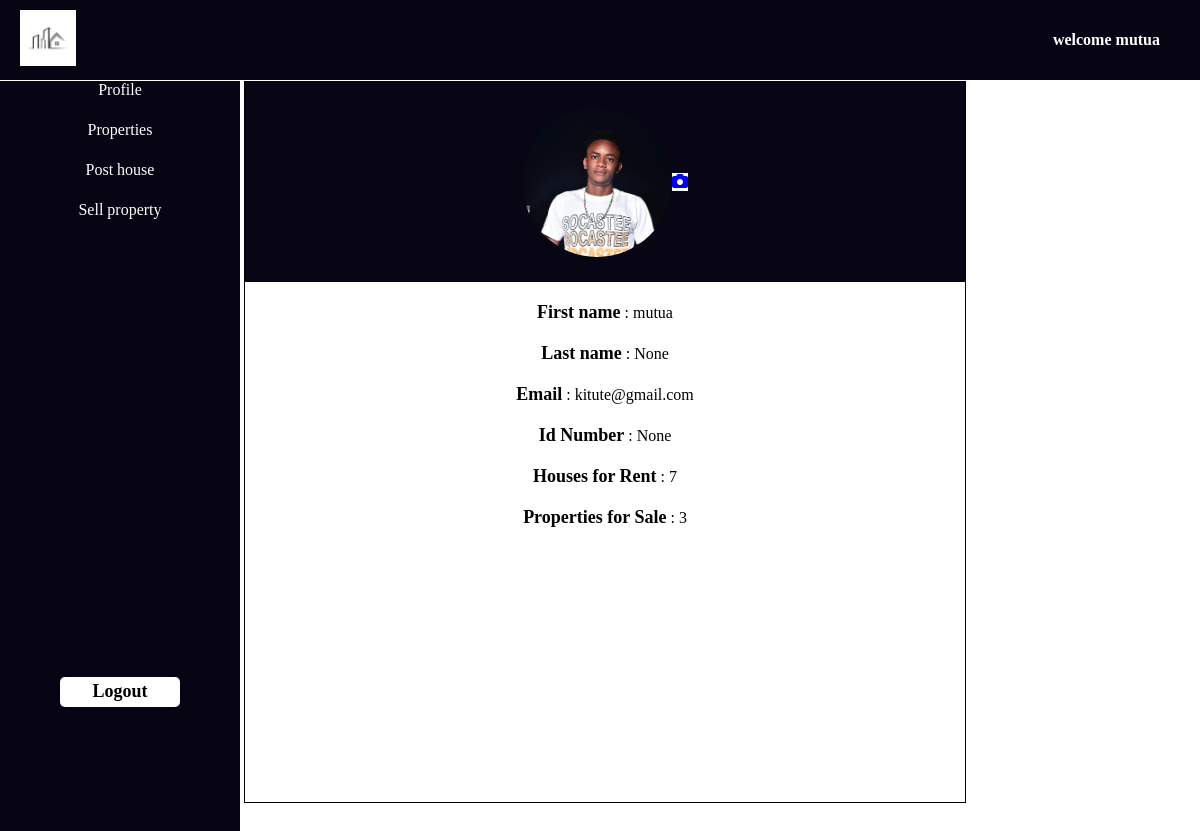
Before: /developer-profile (signed in) with the older database file.
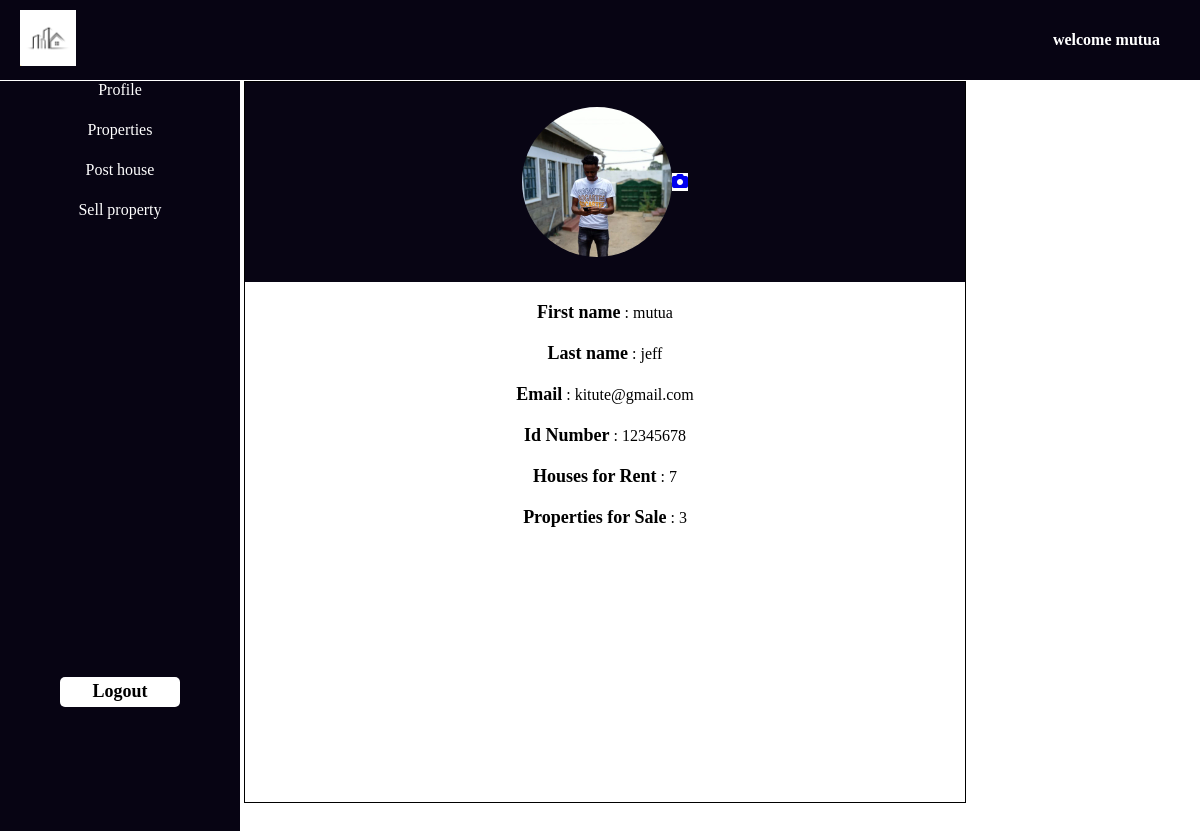
After: the same page with the newer database file.
### app/models.py (models this page shows, shortened)
class Profile(models.Model):
   user = models.ForeignKey(User,on_delete=models.CASCADE,null=True)
   name = models.CharField(max_length=100,null=True)
   other_name = models.CharField(max_length=100,null=True)
   id_number = models.CharField(max_length=8,null=True)
   email = models.EmailField(null=True)
   profile_picture = models.ImageField(upload_to='photo/' ,null=True ,blank=True)

### app/views.py (the view)
# urls.py: path('developer-profile',views.developer_profile,name='developer_profile'),
def developer_profile(request):
     user = request.user
     developer = Profile.objects.get(email=user.username)
     return render(request, 'developer-profile.html',{'developer':developer})

### templates/developer-profile.html (shortened to what this page needs)
{% extends 'developerpage.html'%}
{% load static %}
{%block content%}
<!DOCTYPE html>
<html lang="en">
<head>
    <link rel="stylesheet" href="{% static 'profile.css' %}">
    <link rel="stylesheet" href="https://cdnjs.cloudflare.com/ajax/libs/font-awesome/4.7.0/css/font-awesome.min.css">
    <link rel="stylesheet" href="https://cdnjs.cloudflare.com/ajax/libs/font-awesome/6.4.0/css/all.min.css">
</head>
<body>
        <div class="profile">
            <div class="container">
                <div class="profile-image">
                    <div class="dp">
                        {% if developer.profile_picture %}
                            <img src="{{ developer.profile_picture.url }}" alt="Profile Picture">
                        {% else %}
                             <img src="{% static 'images/default dp.jpg' %}" alt="Profile Picture">
                        {% endif %}
                    </div>
                    <div class="camera">
                        <a href="/developer-profile-update"><i class="fa fa-camera" aria-hidden="true"></i></a>
                    </div>
                </div>
                <div class="profile-credentials">
                    <p><span>First name</span> : {{developer.name}}</p>
                    <p><span>Last name</span> : {{developer.other_name}}</p>
                    <p><span>Email</span> : {{developer.email}}</p>
                    <p><span>Id Number</span> : {{developer.id_number}}</p>
                    <p><span>Houses for Rent</span> : {{ developer.property_for_renting_set.count }}</p>
                    <p><span>Properties for Sale</span> : {{ developer.property_on_sale_set.count }}</p>
                </div>
                </div>
            </div>
        </div>
    {% endblock %}

### templates/developerpage.html (shortened to what this page needs)
{% load static %}
<!DOCTYPE html>
<html lang="en">
<head>
    <link rel="stylesheet" href="{% static 'developer.css' %}">
</head>
<body>
    <div class="main-container">
        <div class="header">
            <div class="logo">
                <img src="{% static 'images/realestatelogo.png' %}" alt="">
            </div>
            <div class="greet">
                <h4>welcome {{developer.name}}</h4>
            </div>
        </div>
        <div class="link-container">
            <div class="left-container">
                <ul>
                    <li><a href="/developer-profile">Profile</a></li>
                    <li><a href="/developer_properties">Properties</a></li>
                    <li><a href="/post_rentals">Post house</a></li>
                    <li><a href="/sell_property">Sell property</a></li>
                </ul>
                <a href="/logout">
                    <div class="log-out">
                         <span>Logout</span>
                    </div>
                </a>
            </div>
        </div>
    {% block content%}
    {% endblock%}
</body>
</html>

Changed rows visible on the page:
changed Profile "mutua": profile_picture: a different picture; other_name "None" → "jeff"; id_number "None" → "12345678"
